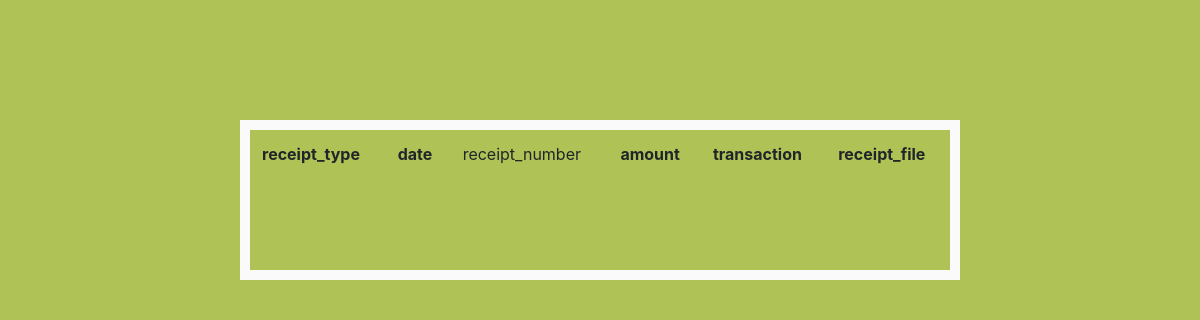
The app's page /wallet/receipt/, older data.
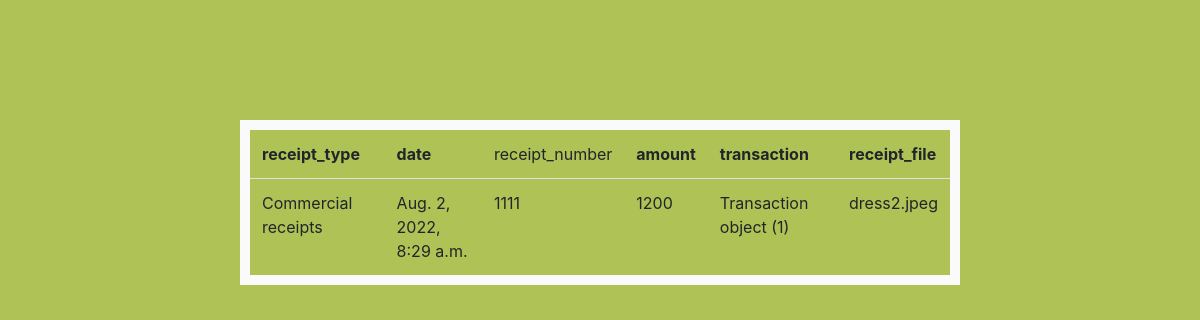
The same page, newer data.
### wallet/models.py (models this page shows)
class Receipt(models.Model):
    receipt_type= models.CharField(max_length = 23)
    date= models.DateTimeField()
    receipt_number= models.IntegerField()
    amount= models.IntegerField()
    transaction = models.ForeignKey("Transaction",on_delete=models.CASCADE,related_name='Thirdparty_transaction')
    receipt_file = models.FileField()

class Transaction(models.Model):
    message = models.CharField(max_length=600)
    wallet = models.ForeignKey("Wallet",on_delete=models.CASCADE,related_name='Transaction_wallet')
    transaction_description = models.CharField(max_length=270)
    transaction_amount = models.BigIntegerField()
    transaction_type = models.CharField(max_length=30)
    origin_account = models.ForeignKey("Wallet", on_delete=models.CASCADE,related_name='Transaction_origin')
    destination_account = models.ForeignKey("Wallet", on_delete=models.CASCADE,related_name='Transaction_destination')

### wallet/views.py (the view)
def list_receipt(request):
    receipts= Receipt.objects.all()
    return render (request,"wallet/list_receipt.html",{"receipts":receipts})

### wallet/templates/wallet/list_receipt.html (shortened to what this page needs)
<!DOCTYPE html>
<html lang="en">
<head>
    <link rel="stylesheet" href="https://cdn.jsdelivr.net/npm/bootstrap@4.3.1/dist/css/bootstrap.min.css">
</head>
<body style="background-color:rgb(174, 194, 86)">
    <table class="table" style="height: 10rem;margin: 40px; width: 60%; position: fixed; margin-left: 20%; margin-top: 10%; border: 10px solid rgb(251, 250, 250); " >
            <th scope="col">receipt_type</th>
            <th scope="col">date</th>
            <td scope="col">receipt_number</th>
            <th scope="col">amount</th>
            <th scope="col">transaction</th>
            <th scope="col">receipt_file</th>
            {% for receipt in receipts%}
            <tr>
                <td>{{receipt.receipt_type}}</td>
                <td>{{receipt.date}}</td>
                <td>{{receipt.receipt_number}}</td>
                <td>{{receipt.amount}}</td>
                <td>{{receipt.transaction}}</td>
                <td>{{receipt.receipt_file}}</td>
            </tr>
            {%endfor%}
    </table>
</body>
</html>

Row changes from the older to the newer data that the page shows:
added Receipt: receipt_type "Commercial receipts", date "Aug. 2, 2022, 8:29 a.m.", receipt_number "1111", amount "1200", transaction "Transaction object (1)", receipt_file "dress2.jpeg"
